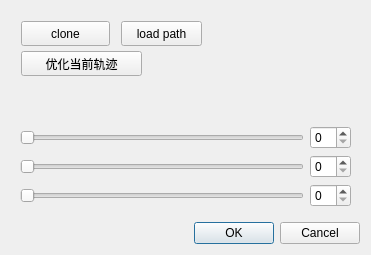
<?xml version="1.0" encoding="UTF-8"?>
<ui version="4.0">
 <class>ColorChangeTool</class>
 <widget class="QDialog" name="ColorChangeTool">
  <property name="geometry">
   <rect>
    <x>0</x>
    <y>0</y>
    <width>371</width>
    <height>255</height>
   </rect>
  </property>
  <property name="windowTitle">
   <string>Dialog</string>
  </property>
  <layout class="QVBoxLayout" name="verticalLayout">
   <item>
    <widget class="QWidget" name="widget_2" native="true">
     <widget class="QPushButton" name="cloneBtn">
      <property name="geometry">
       <rect>
        <x>10</x>
        <y>10</y>
        <width>89</width>
        <height>25</height>
       </rect>
      </property>
      <property name="text">
       <string>clone</string>
      </property>
     </widget>
     <widget class="QPushButton" name="cloneBtn_2">
      <property name="geometry">
       <rect>
        <x>10</x>
        <y>40</y>
        <width>121</width>
        <height>25</height>
       </rect>
      </property>
      <property name="text">
       <string>优化当前轨迹</string>
      </property>
     </widget>
     <widget class="QPushButton" name="cloneBtn_3">
      <property name="geometry">
       <rect>
        <x>110</x>
        <y>10</y>
        <width>81</width>
        <height>25</height>
       </rect>
      </property>
      <property name="text">
       <string>load path</string>
      </property>
     </widget>
    </widget>
   </item>
   <item>
    <widget class="QWidget" name="widget" native="true">
     <layout class="QGridLayout" name="gridLayout">
      <item row="0" column="0">
       <widget class="QSlider" name="redSlider">
        <property name="orientation">
         <enum>Qt::Horizontal</enum>
        </property>
       </widget>
      </item>
      <item row="0" column="1">
       <widget class="QSpinBox" name="redSpinBox"/>
      </item>
      <item row="1" column="0">
       <widget class="QSlider" name="greenSlider">
        <property name="orientation">
         <enum>Qt::Horizontal</enum>
        </property>
       </widget>
      </item>
      <item row="1" column="1">
       <widget class="QSpinBox" name="greenSpinBox"/>
      </item>
      <item row="2" column="0">
       <widget class="QSlider" name="blueSlider">
        <property name="orientation">
         <enum>Qt::Horizontal</enum>
        </property>
       </widget>
      </item>
      <item row="2" column="1">
       <widget class="QSpinBox" name="blueSpinBox"/>
      </item>
     </layout>
    </widget>
   </item>
   <item>
    <widget class="QDialogButtonBox" name="buttonBox">
     <property name="orientation">
      <enum>Qt::Horizontal</enum>
     </property>
     <property name="standardButtons">
      <set>QDialogButtonBox::Cancel|QDialogButtonBox::Ok</set>
     </property>
    </widget>
   </item>
  </layout>
 </widget>
 <resources/>
 <connections>
  <connection>
   <sender>buttonBox</sender>
   <signal>accepted()</signal>
   <receiver>ColorChangeTool</receiver>
   <slot>accept()</slot>
   <hints>
    <hint type="sourcelabel">
     <x>248</x>
     <y>254</y>
    </hint>
    <hint type="destinationlabel">
     <x>157</x>
     <y>274</y>
    </hint>
   </hints>
  </connection>
  <connection>
   <sender>buttonBox</sender>
   <signal>rejected()</signal>
   <receiver>ColorChangeTool</receiver>
   <slot>reject()</slot>
   <hints>
    <hint type="sourcelabel">
     <x>316</x>
     <y>260</y>
    </hint>
    <hint type="destinationlabel">
     <x>286</x>
     <y>274</y>
    </hint>
   </hints>
  </connection>
 </connections>
</ui>
